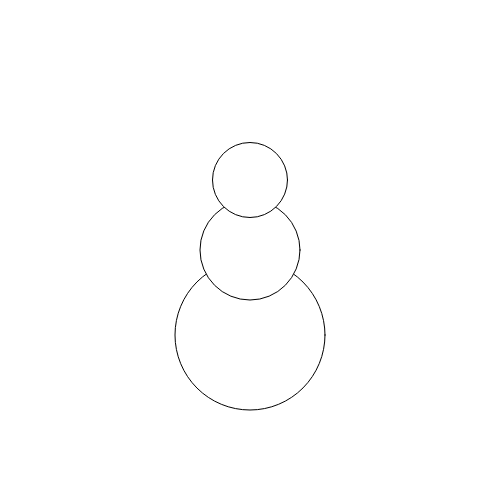
Frame 1 (no input)
Frame 60 (no input): identical to frame 1, image omitted
Frame 120 (the mouse pressed at the canvas centre since frame 60): identical to frame 1, image omitted

The p5.js sketch that drew this single still picture (run headless with seeded random() and noise() and a simulated clock; from frame 60 on, the mouse is pressed at the canvas centre):

// p5.js sketch
// ── sketch.js
function setup() {
  createCanvas(500,500);
}

function draw() {
  background(255);
  ellipse(width/2, height/2 + 85, 150, 150);
  ellipse(width/2, height/2, 100, 100);
  ellipse(width/2, height/2 - 70, 75, 75);
}
